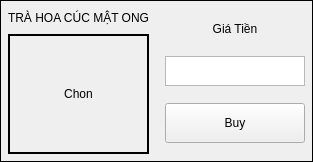
                 <widget class="QFrame" name="frame_18">
                  <property name="frameShape">
                   <enum>QFrame::Box</enum>
                  </property>
                  <layout class="QHBoxLayout" name="horizontalLayout_22">
                   <property name="leftMargin">
                    <number>2</number>
                   </property>
                   <property name="topMargin">
                    <number>2</number>
                   </property>
                   <property name="rightMargin">
                    <number>2</number>
                   </property>
                   <property name="bottomMargin">
                    <number>2</number>
                   </property>
                   <item>
                    <widget class="QFrame" name="frame_19">
                     <property name="sizePolicy">
                      <sizepolicy hsizetype="Expanding" vsizetype="Preferred">
                       <horstretch>0</horstretch>
                       <verstretch>0</verstretch>
                      </sizepolicy>
                     </property>
                     <property name="frameShape">
                      <enum>QFrame::NoFrame</enum>
                     </property>
                     <layout class="QVBoxLayout" name="verticalLayout_38">
                      <property name="leftMargin">
                       <number>5</number>
                      </property>
                      <property name="topMargin">
                       <number>5</number>
                      </property>
                      <property name="rightMargin">
                       <number>5</number>
                      </property>
                      <property name="bottomMargin">
                       <number>5</number>
                      </property>
                      <item>
                       <widget class="QLabel" name="nameID9">
                        <property name="sizePolicy">
                         <sizepolicy hsizetype="Expanding" vsizetype="Maximum">
                          <horstretch>0</horstretch>
                          <verstretch>0</verstretch>
                         </sizepolicy>
                        </property>
                        <property name="minimumSize">
                         <size>
                          <width>20</width>
                          <height>20</height>
                         </size>
                        </property>
                        <property name="maximumSize">
                         <size>
                          <width>5000</width>
                          <height>60</height>
                         </size>
                        </property>
                        <property name="frameShape">
                         <enum>QFrame::Box</enum>
                        </property>
                        <property name="lineWidth">
                         <number>0</number>
                        </property>
                        <property name="text">
                         <string>TRÀ HOA CÚC MẬT ONG</string>
                        </property>
                        <property name="alignment">
                         <set>Qt::AlignCenter</set>
                        </property>
                       </widget>
                      </item>
                      <item>
                       <widget class="QLabel" name="imageID9">
                        <property name="sizePolicy">
                         <sizepolicy hsizetype="Expanding" vsizetype="Maximum">
                          <horstretch>0</horstretch>
                          <verstretch>0</verstretch>
                         </sizepolicy>
                        </property>
                        <property name="minimumSize">
                         <size>
                          <width>120</width>
                          <height>120</height>
                         </size>
                        </property>
                        <property name="maximumSize">
                         <size>
                          <width>5000</width>
                          <height>250</height>
                         </size>
                        </property>
                        <property name="frameShape">
                         <enum>QFrame::Box</enum>
                        </property>
                        <property name="lineWidth">
                         <number>2</number>
                        </property>
                        <property name="text">
                         <string>Chon</string>
                        </property>
                        <property name="alignment">
                         <set>Qt::AlignCenter</set>
                        </property>
                       </widget>
                      </item>
                     </layout>
                    </widget>
                   </item>
                   <item>
                    <widget class="QFrame" name="frame_20">
                     <property name="maximumSize">
                      <size>
                       <width>150</width>
                       <height>16777215</height>
                      </size>
                     </property>
                     <layout class="QVBoxLayout" name="verticalLayout_39">
                      <property name="leftMargin">
                       <number>5</number>
                      </property>
                      <property name="topMargin">
                       <number>5</number>
                      </property>
                      <property name="rightMargin">
                       <number>5</number>
                      </property>
                      <property name="bottomMargin">
                       <number>5</number>
                      </property>
                      <item>
                       <widget class="QLabel" name="imageAc_20">
                        <property name="sizePolicy">
                         <sizepolicy hsizetype="Maximum" vsizetype="Maximum">
                          <horstretch>0</horstretch>
                          <verstretch>0</verstretch>
                         </sizepolicy>
                        </property>
                        <property name="minimumSize">
                         <size>
                          <width>20</width>
                          <height>20</height>
                         </size>
                        </property>
                        <property name="maximumSize">
                         <size>
                          <width>150</width>
                          <height>20</height>
                         </size>
                        </property>
                        <property name="frameShape">
                         <enum>QFrame::Box</enum>
                        </property>
                        <property name="lineWidth">
                         <number>0</number>
                        </property>
                        <property name="text">
                         <string>Giá Tiền</string>
                        </property>
                        <property name="alignment">
                         <set>Qt::AlignCenter</set>
                        </property>
                       </widget>
                      </item>
                      <item>
                       <widget class="QTextEdit" name="totalCoinID9">
                        <property name="maximumSize">
                         <size>
                          <width>500</width>
                          <height>30</height>
                         </size>
                        </property>
                        <property name="readOnly">
                         <bool>true</bool>
                        </property>
                       </widget>
                      </item>
                      <item>
                       <widget class="QPushButton" name="btnBuyID9">
                        <property name="sizePolicy">
                         <sizepolicy hsizetype="Expanding" vsizetype="Fixed">
                          <horstretch>0</horstretch>
                          <verstretch>0</verstretch>
                         </sizepolicy>
                        </property>
                        <property name="minimumSize">
                         <size>
                          <width>0</width>
                          <height>40</height>
                         </size>
                        </property>
                        <property name="text">
                         <string>Buy</string>
                        </property>
                        <property name="ID" stdset="0">
                         <number>9</number>
                        </property>
                        <attribute name="buttonGroup">
                         <string notr="true">buy_buttonGroup</string>
                        </attribute>
                       </widget>
                      </item>
                     </layout>
                    </widget>
                   </item>
                  </layout>
                 </widget>
